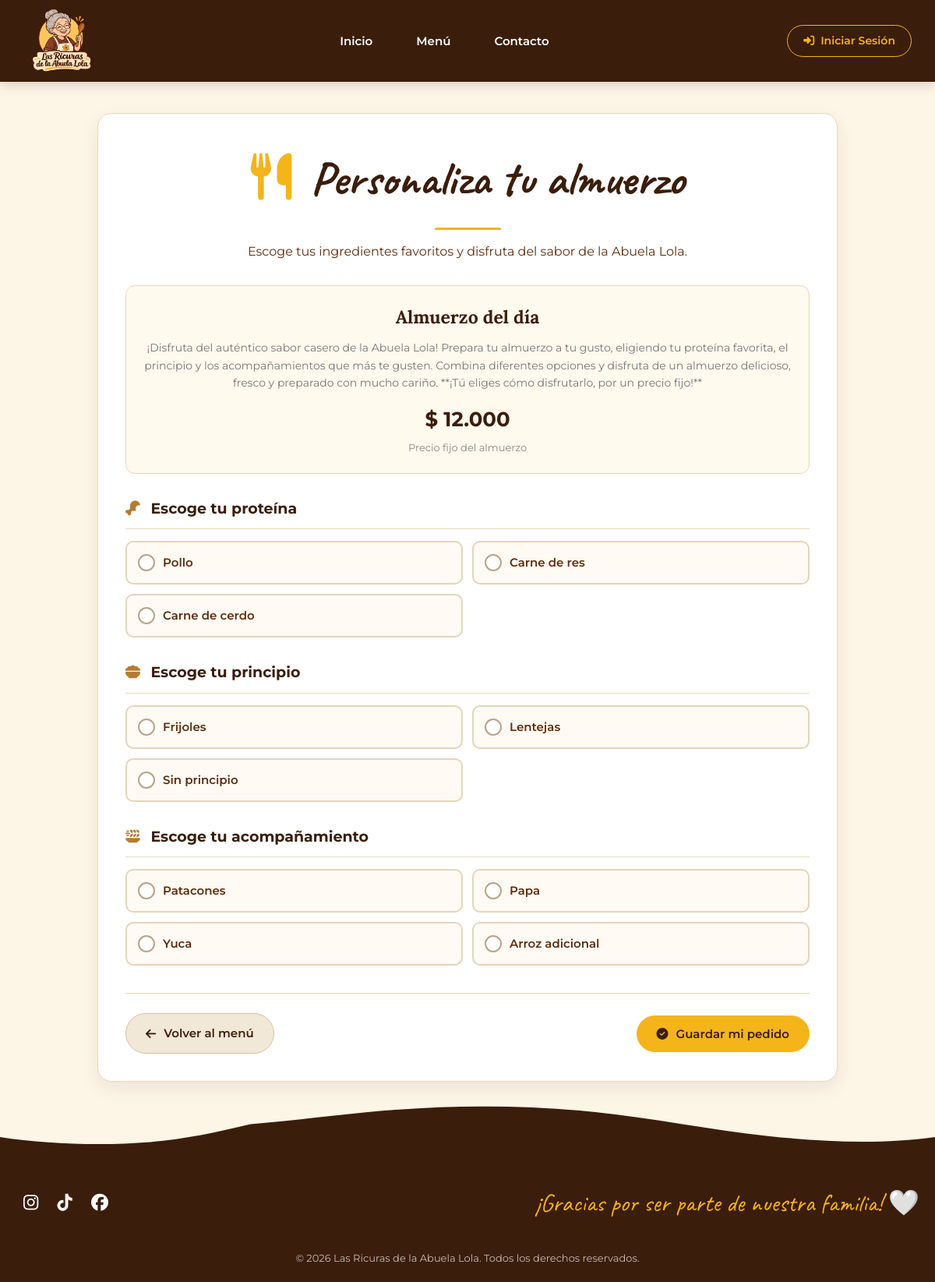
Screenshot of /platos/6/personalizar/ with the database file from the repository.
### las_ricuras/models.py (models this page shows, shortened)
class Plato(models.Model):
    CATEGORIAS = [
        ('entrada', 'Entrada'),
        ('plato_fuerte', 'Plato fuerte'),
        ('postre', 'Postre'),
        ('bebida', 'Bebida'),
    ]
    personalizable = models.BooleanField(
        default=False,
        verbose_name="¿Permitir personalizar almuerzo?")
    nombre = models.CharField(max_length=100)
    descripcion = models.TextField()
    precio = models.DecimalField(
        max_digits=10,
        decimal_places=2
    )
    categoria = models.CharField(
        max_length=30,
        choices=CATEGORIAS,
        default='plato_fuerte'
    )
    imagen = models.ImageField(
        upload_to='platos/',
        blank=True,
        null=True
    )
    disponible = models.BooleanField(default=True)

### las_ricuras/views.py (the view, shortened to what this page needs)
# urls.py: path('platos/<int:id>/personalizar/',views.personalizar_almuerzo,name='personalizar_almuerzo'),
def personalizar_almuerzo(request, id):
    plato = get_object_or_404(
        Plato,
        id=id,
        personalizable=True,
        disponible=True
    )
    configuracion = OpcionesAlmuerzo.objects.filter(
        plato=plato
    ).first()
    if not configuracion or not all([
        configuracion.proteinas,
        configuracion.principios,
        configuracion.acompanamientos
    ]):
        messages.error(
            request,
            'Este almuerzo todavía no tiene opciones configuradas.'
        )
        return redirect('menu')
    form = ElegirAlmuerzoForm(
        request.POST or None,
        configuracion=configuracion
    )
    return render(
        request,
        'personalizar_almuerzo.html',
        {
            'plato': plato,
            'form': form
        }
    )

### las_ricuras/templatetags/currency_filters.py (called while the page is built)
@register.filter
def cop(value):
    try:
        precio = Decimal(str(value))
        precio = int(precio)
        return f" {precio:,}".replace(",",".")
    except (ValueError, TypeError,InvalidOperation):
        return value

### las_ricuras/templates/personalizar_almuerzo.html (shortened to what this page needs)
{% extends 'base.html' %}
{% load static %}
{% load currency_filters %}
{% block contenido %}
<div class="personalizar-contenedor">
    <div class="personalizar-titulo">
        <h2>
            <i class="fa-solid fa-utensils"></i>
            Personaliza tu almuerzo
        </h2>
        <div class="linea-personalizar"></div>
        <p>
            Escoge tus ingredientes favoritos
            y disfruta del sabor de la Abuela Lola.
        </p>
    </div>
    <div class="informacion-almuerzo">
        <h3>{{ plato.nombre }}</h3>
        <p class="descripcion-almuerzo">
            {{ plato.descripcion }}
        </p>
        <div class="precio-almuerzo">
            ${{ plato.precio|cop }}
            <small>
                Precio fijo del almuerzo
            </small>
        </div>
    </div>
    <form method="POST">
        {% for campo in form %}
            <div class="grupo-personalizar">
                <h3>
                    {% if campo.name == 'proteina' %}
                        <i class="fa-solid fa-drumstick-bite"></i>
                        Escoge tu proteína
                    {% elif campo.name == 'principio' %}
                        <i class="fa-solid fa-bowl-food"></i>
                        Escoge tu principio
                    {% elif campo.name == 'acompanamiento' %}
                        <i class="fa-solid fa-plate-wheat"></i>
                        Escoge tu acompañamiento
                    {% else %}
                        {{ campo.label }}
                    {% endif %}
                </h3>
                <div class="opciones-grid">
                    {% for opcion in campo %}
                        <label class="opcion-cuadro">
                            <span>
                                {{ opcion.choice_label }}
                            </span>
                        </label>
                    {% endfor %}
                </div>
            </div>
        {% endfor %}
        <div class="acciones-personalizar">
            <a href="{% url 'menu' %}"
               class="btn-volver-almuerzo">
                <i class="fa-solid fa-arrow-left"></i>
                Volver al menú
            </a>
            <button type="submit"
                    class="btn-confirmar-almuerzo">
                <i class="fa-solid fa-circle-check"></i>
                Guardar mi pedido
            </button>
        </div>
    </form>
</div>
{% endblock %}

### las_ricuras/templates/base.html (style rules this page uses)
* { box-sizing: border-box; margin: 0; padding: 0; }
:root { --cafe-oscuro: #3b1d0b; --cafe-medio: #5c2e0e; --crema: #fdf5e6; --dorado: #f4b41a; --texto: #4a2c11; --blanco: #ffffff; }
body { font-family: 'Montserrat', sans-serif; background-color: var(--crema); color: var(--texto); line-height: 1.6; display: flex; flex-direction: column; min-height: 100vh; overflow-x: hidden; }
form label { display: block; font-weight: 600; color: var(--cafe-oscuro); margin-bottom: 8px; font-size: 0.95rem; }

### las_ricuras/templates/personalizar_almuerzo.html (style rules this page uses)
.personalizar-contenedor { width: 90%; max-width: 950px; margin: 40px auto; padding: 35px; background: white; border-radius: 18px; border: 1px solid #ead8bd; box-shadow: 0 8px 25px rgba(59, 29, 11, 0.08); }
.personalizar-titulo { text-align: center; margin-bottom: 30px; }
.personalizar-titulo h2 { font-family: 'Caveat', cursive; font-size: clamp(2.5rem, 5vw, 3.8rem); color: var(--cafe-oscuro); }
.personalizar-titulo h2 i { color: var(--dorado); margin-right: 10px; }
.personalizar-titulo p { color: var(--cafe-medio); margin-top: 5px; }
.linea-personalizar { width: 85px; height: 3px; background: var(--dorado); border-radius: 5px; margin: 15px auto; }
.informacion-almuerzo { background: #fff9ee; border: 1px solid #ead8bd; border-radius: 12px; padding: 22px; margin-bottom: 30px; text-align: center; }
.informacion-almuerzo h3 { color: var(--cafe-oscuro); font-family: 'Lora', serif; font-size: 23px; margin-bottom: 10px; }
.descripcion-almuerzo { color: #777; font-size: 14px; margin-bottom: 15px; }
.precio-almuerzo { font-size: 26px; font-weight: 700; color: var(--cafe-oscuro); }
.precio-almuerzo small { display: block; color: #888; font-size: 13px; font-weight: normal; margin-top: 5px; }
.grupo-personalizar { margin-bottom: 30px; }
.grupo-personalizar h3 { color: var(--cafe-oscuro); font-size: 19px; margin-bottom: 15px; padding-bottom: 10px; border-bottom: 1px solid #ead8bd; }
.grupo-personalizar h3 i { color: #b47b32; margin-right: 8px; }
.opciones-grid { display: grid; grid-template-columns: repeat(2, minmax(0, 1fr)); gap: 12px; }
.opcion-cuadro { display: block; position: relative; cursor: pointer; margin: 0; }
.opcion-cuadro span { display: flex; align-items: center; gap: 10px; min-height: 55px; background: #fffaf3; border: 2px solid #e5d4bb; border-radius: 10px; padding: 14px; color: var(--cafe-medio); font-size: 15px; transition: 0.2s; }
.opcion-cuadro span::before { content: ""; width: 18px; height: 18px; flex-shrink: 0; border: 2px solid #b7a48c; border-radius: 50%; background: white; }
.acciones-personalizar { display: flex; justify-content: space-between; align-items: center; gap: 15px; margin-top: 35px; padding-top: 25px; border-top: 1px solid #ead8bd; }
.btn-volver-almuerzo, .btn-confirmar-almuerzo { display: inline-flex; align-items: center; justify-content: center; gap: 10px; padding: 13px 25px; border-radius: 30px; font-weight: 600; font-size: 15px; text-decoration: none; cursor: pointer; transition: 0.3s; font-family: inherit; }
.btn-volver-almuerzo { background: #f2e8d8; color: var(--cafe-oscuro); border: 1px solid #d6c1a4; }
.btn-confirmar-almuerzo { background: var(--dorado); color: var(--cafe-oscuro); border: 1px solid var(--dorado); }

### rows the page displays
Plato: nombre "Almuerzo del día", descripcion "¡Disfruta del auténtico sabor casero de la Abuela Lola! Prepara tu almuerzo a tu gusto, eligiendo tu proteína favorita, el principio y los acompañamientos que más te gusten. Combina diferentes opciones y disfruta de un almuerzo delicioso, fresco y preparado con mucho cariño. **¡Tú eliges cómo disfrutarlo, por un precio fijo!**", precio|cop "12.000"

### other values shown
{{ opcion.choice_label }} "Pollo" "Carne de res" "Carne de cerdo" "Frijoles" "Lentejas" "Sin principio" "Patacones" "Papa" "Yuca" "Arroz adicional"
